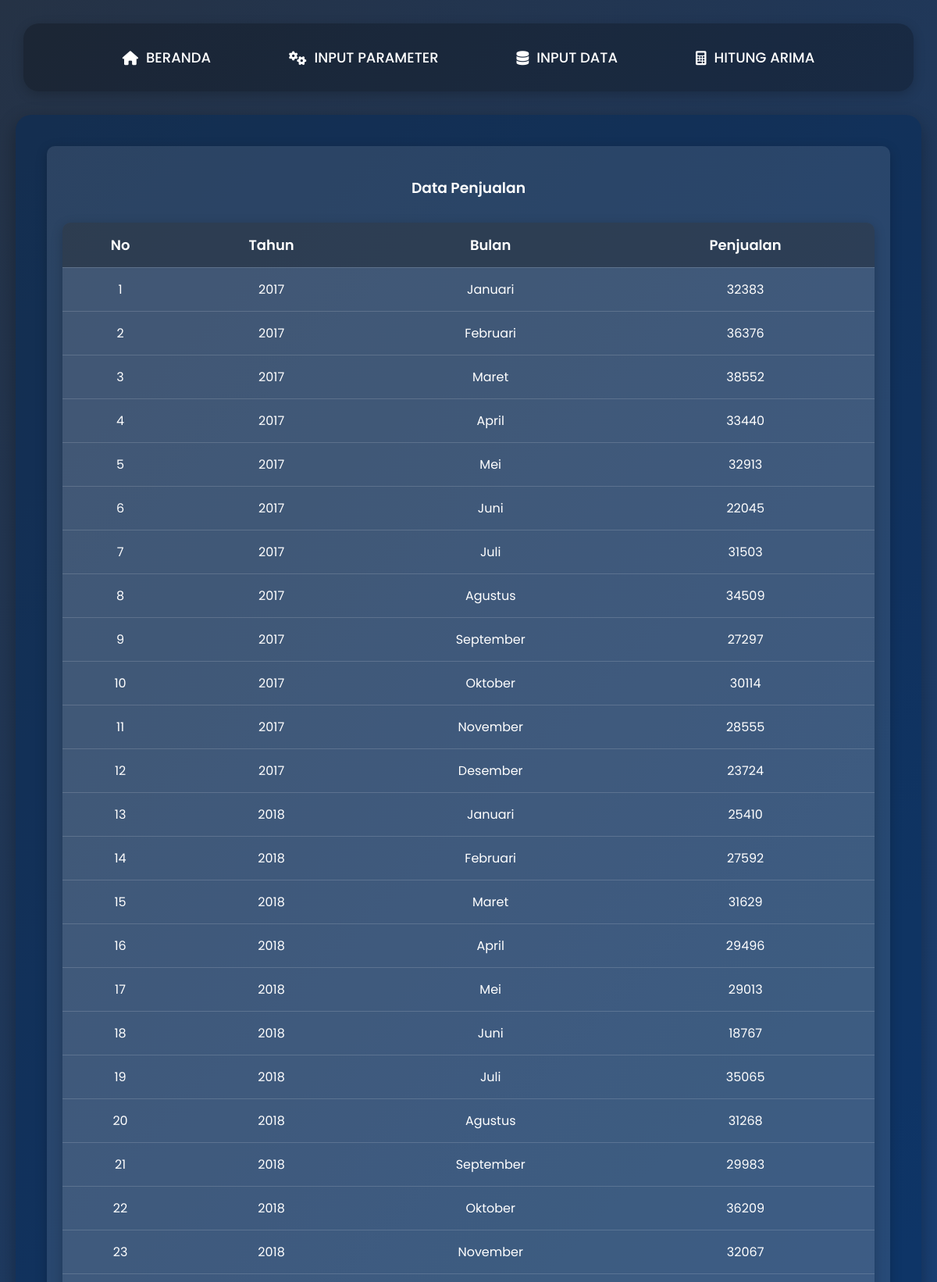
Screenshot of /hitung_arima.php (signed in, upper part) with the database file from the repository.
### tables this page shows
CREATE TABLE `arima_data` (
  `id` int(11) NOT NULL,
  `tahun` int(11) NOT NULL,
  `bulan` varchar(20) NOT NULL,
  `penjualan` double NOT NULL,
  `created_at` timestamp NOT NULL DEFAULT current_timestamp()
);

### hitung_arima.php (the view, shortened to what this page needs)
<?php
require 'config/database.php';
$data = [];
$dataQuery = mysqli_query($db, "
    SELECT * FROM arima_data
    ORDER BY tahun ASC,
    FIELD(bulan,
        'Januari','Februari','Maret','April','Mei','Juni',
        'Juli','Agustus','September','Oktober','November','Desember'
    ) ASC
");
while ($r = mysqli_fetch_assoc($dataQuery)) {
    $data[] = $r;
}
?>
<!DOCTYPE html>
<html lang="id">
<head>
    <link rel="stylesheet" href="https://cdnjs.cloudflare.com/ajax/libs/font-awesome/6.0.0/css/all.min.css">
</head>
<body>
<div class="navbar">
    <a href="home.php"><i class="fas fa-home"></i> BERANDA</a>
    <a href="parameter.php"><i class="fas fa-cogs"></i> INPUT PARAMETER</a>
    <a href="data.php"><i class="fas fa-database"></i> INPUT DATA</a>
    <a href="hitung_arima.php"><i class="fas fa-calculator"></i> HITUNG ARIMA</a>
</div>
<div class="container">
    <div class="card">
        <h3>Data Penjualan</h3>
        <table>
            <thead>
                <tr>
                    <th>No</th>
                    <th>Tahun</th>
                    <th>Bulan</th>
                    <th>Penjualan</th>
                </tr>
            </thead>
            <tbody>
                <?php
                $no = 1;
                foreach ($data as $row) {
                    echo "<tr>
                        <td>".$no++."</td>
                        <td>".$row['tahun']."</td>
                        <td>".$row['bulan']."</td>
                        <td>".$row['penjualan']."</td>
                    </tr>";
                } ?>
            </tbody>
        </table>
    </div>
</div>
</body>
</html>

### hitung_arima.php (style rules this page uses)
body { margin: 0; font-family: 'Poppins', sans-serif; background: linear-gradient(135deg, #253245ff, #0d4ea6); color: white; overflow-x: hidden; }
.navbar { background: rgba(0, 0, 0, 0.25); padding: 20px; display: flex; justify-content: center; gap: 60px; border-radius: 20px; margin: 30px; box-shadow: 0 4px 15px rgba(0, 0, 0, 0.2); }
.navbar a { text-decoration: none; color: white; font-size: 18px; font-weight: 500; padding: 10px 20px; display: flex; align-items: center; gap: 10px; transition: all 0.3s ease; }
.container { width: 90%; max-width: 1200px; margin: auto; margin-top: 20px; background: rgba(0, 40, 90, 0.45); padding: 40px; border-radius: 20px; box-shadow: 0 8px 25px rgba(0, 0, 0, 0.3); }
h2, h3 { text-align: center; margin-bottom: 30px; font-weight: 600; }
.card { background: rgba(255, 255, 255, 0.1); padding: 20px; border-radius: 10px; margin-bottom: 30px; box-shadow: 0 4px 15px rgba(0, 0, 0, 0.2); }
table { width: 100%; border-collapse: collapse; margin-top: 15px; background: rgba(255, 255, 255, 0.1); border-radius: 10px; overflow: hidden; box-shadow: 0 4px 15px rgba(0, 0, 0, 0.2); }
th, td { padding: 15px; text-align: center; font-size: 16px; border-bottom: 1px solid rgba(255, 255, 255, 0.15); }
th { background: rgba(0, 0, 0, 0.3); font-size: 18px; font-weight: 600; }

### rows the page displays
arima_data: tahun "2017", bulan "Januari", penjualan "32383"
arima_data: tahun "2017", bulan "Februari", penjualan "36376"
arima_data: tahun "2017", bulan "Maret", penjualan "38552"
arima_data: tahun "2017", bulan "April", penjualan "33440"
arima_data: tahun "2017", bulan "Mei", penjualan "32913"
arima_data: tahun "2017", bulan "Juni", penjualan "22045"
arima_data: tahun "2017", bulan "Juli", penjualan "31503"
arima_data: tahun "2017", bulan "Agustus", penjualan "34509"
arima_data: tahun "2017", bulan "September", penjualan "27297"
arima_data: tahun "2017", bulan "Oktober", penjualan "30114"
arima_data: tahun "2017", bulan "November", penjualan "28555"
arima_data: tahun "2017", bulan "Desember", penjualan "23724"
arima_data: tahun "2018", bulan "Januari", penjualan "25410"
arima_data: tahun "2018", bulan "Februari", penjualan "27592"
arima_data: tahun "2018", bulan "Maret", penjualan "31629"
arima_data: tahun "2018", bulan "April", penjualan "29496"
arima_data: tahun "2018", bulan "Mei", penjualan "29013"
arima_data: tahun "2018", bulan "Juni", penjualan "18767"
arima_data: tahun "2018", bulan "Juli", penjualan "35065"
arima_data: tahun "2018", bulan "Agustus", penjualan "31268"
arima_data: tahun "2018", bulan "September", penjualan "29983"
arima_data: tahun "2018", bulan "Oktober", penjualan "36209"
arima_data: tahun "2018", bulan "November", penjualan "32067"
